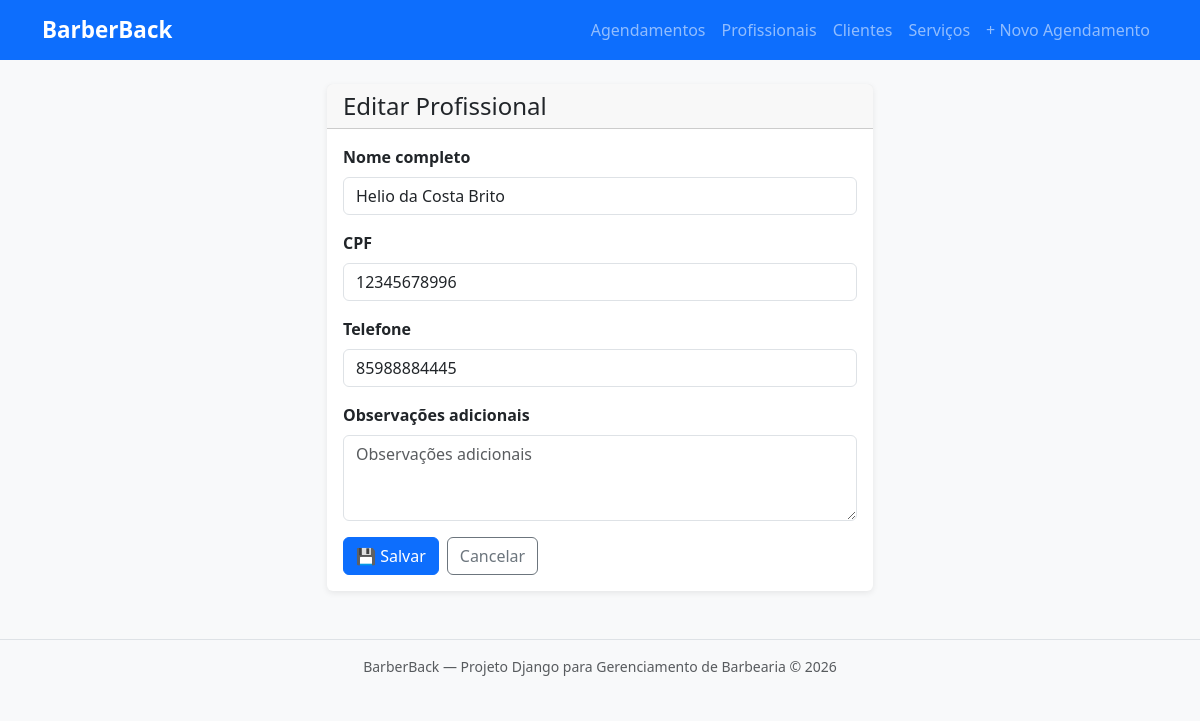
Screenshot of /profissionais/2/editar/ with the database file from the repository.
### barbearia/models.py (models this page shows, shortened)
class Profissional(models.Model):
    nome = models.CharField(
        max_length=200,
        verbose_name='Nome completo'
    )
    cpf = models.CharField(
        max_length=14,
        unique=True,
        verbose_name='CPF'
    )
    telefone = models.CharField(
        max_length=20,
        blank=True,
        verbose_name='Telefone'
    )
    data_cadastro = models.DateTimeField(
        auto_now_add=True,
        verbose_name='Data de cadastro'
    )
    obs = models.TextField(
        blank=True,
        verbose_name='Observações adicionais'
    )
    class Meta:
        verbose_name = 'Profissional'
        verbose_name_plural = 'Profissionais'
        ordering = ['nome']

### barbearia/views.py (the view)
# urls.py: path('profissionais/<int:pk>/editar/', views.profissional_editar, name='profissional_editar'),
def profissional_editar(request, pk):
    profissional = get_object_or_404(Profissional, pk=pk)
    if request.method == 'POST':
        form = ProfissionalForm(request.POST, instance=profissional)
        if form.is_valid():
            form.save()
            messages.success(request, f'Profissional "{profissional.nome}" atualizado!')
            return redirect('profissional_detalhe', pk=profissional.pk)
    else:
        form = ProfissionalForm(instance=profissional)
    context = {
        'form': form,
        'acao': 'Editar',
        'profissional': profissional,
    }
    return render(request, 'barbearia/profissional/profissional_form.html', context)

### barbearia/forms.py
class ProfissionalForm(forms.ModelForm):
    class Meta:
        model = Profissional
        fields = ['nome', 'cpf', 'telefone', 'obs']
        widgets = {
            'nome': forms.TextInput(attrs={'class': 'form-control', 'placeholder': 'Nome completo'}),
            'cpf': forms.TextInput(attrs={'class': 'form-control', 'placeholder': 'CPF'}),
            'telefone': forms.TextInput(attrs={'class': 'form-control', 'placeholder': 'Telefone'}),
            'obs': forms.Textarea(attrs={'class': 'form-control', 'placeholder': 'Observações adicionais', 'rows': 3}),
        }

### barbearia/templates/barbearia/profissional/profissional_form.html (shortened to what this page needs)
{% extends "barbearia/base.html" %}
{% block conteudo %}
<div class="row justify-content-center">
    <div class="col-lg-6">
        <div class="card">
            <div class="card-header">
                <h2 class="h4 mb-0">{{ acao }} Profissional</h2>
            </div>
            <div class="card-body">
                <form method="post">
                    <div class="mb-3">
                        <label class="form-label fw-bold">Nome completo</label>
                        {{ form.nome }}
                    </div>
                    <div class="mb-3">
                        <label class="form-label fw-bold">CPF</label>
                        {{ form.cpf }}
                    </div>
                    <div class="mb-3">
                        <label class="form-label fw-bold">Telefone</label>
                        {{ form.telefone }}
                    </div>
                    <div class="mb-3">
                        <label class="form-label fw-bold">Observações adicionais</label>
                        {{ form.obs }}
                    </div>
                    <div class="d-flex gap-2">
                        <button type="submit" class="btn btn-primary">💾 Salvar</button>
                        {% if profissional %}
                            <a href="{% url 'profissional_detalhe' profissional.pk %}" class="btn btn-outline-secondary">Cancelar</a>
                        {% else %}
                            <a href="{% url 'profissional_lista' %}" class="btn btn-outline-secondary">Cancelar</a>
                        {% endif %}
                    </div>
                </form>
            </div>
        </div>
    </div>
</div>
{% endblock %}

### barbearia/templates/barbearia/base.html (style rules this page uses)
body { background-color: #f8f9fa; }
.card { box-shadow: 0 2px 6px rgba(0,0,0,0.08); border: none; }

### rows the page displays
Profissional: nome "Helio da Costa Brito", cpf "12345678996", telefone "85988884445"

### other values shown
{{ acao }} "Editar"
